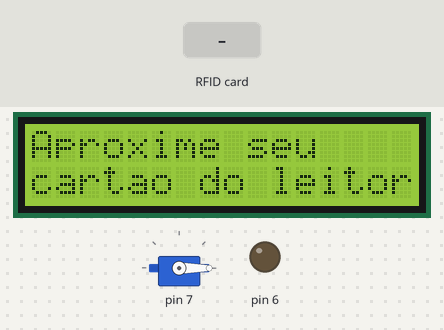
A program run on a simulated Arduino Uno, built with avr-gcc and run on an emulated ATmega328P. On the bench: 16×2 character LCD, servo, output pins drawn as LEDs (lit = HIGH). Inputs (shaded band) come from the test bench. Pins used as bus, display or sensor lines are not drawn; what the program prints to the serial monitor is not drawn.

Above: at 2.3 s.
2.4 s: RFID card 5E 7A 19 C4 held to the reader
At 3.6 s:
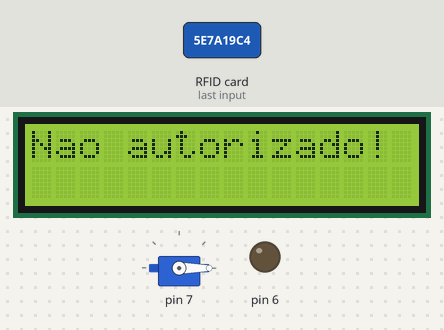
Timing chart, 0 to 5.4 s (numbered marks = the images above; inputs shaded):
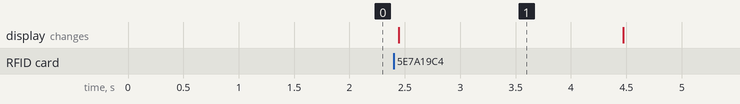

The program:

main.cpp
```cpp
#include <Arduino.h>
#include <SPI.h>
#include "LiquidCrystalDisplay.h"
#include "RFIDPasswordReader.h"
#include "UniquePasswordValidator.h"
#include "ServoReleLock.h"
#include "SecurityManager.h"

LiquidCrystalDisplay display(0x27, 16, 2);
RFIDPasswordReader passwordReader(10, 9);
UniquePasswordValidator uniqueValidator(0x2e53d011);
ServoReleLock servoReleLock(7, 6);
SecurityManager guard;

void setup()
{
    Serial.begin(9600);
    SPI.begin();

    guard.setDisplay(&display);
    guard.setPasswordReader(&passwordReader);
    guard.setLockController(&servoReleLock);
    guard.setPasswordValidator(&uniqueValidator);
}

void loop()
{
    guard.check();
}
```

LiquidCrystalDisplay.cpp
```cpp
#include "LiquidCrystalDisplay.h"

LiquidCrystalDisplay::LiquidCrystalDisplay(uint8_t i2cAddr, int cols, int rows)
    : m_lcd(i2cAddr, cols, rows)
{
}

void LiquidCrystalDisplay::setup()
{
    this->m_lcd.init();
    this->m_lcd.backlight();
}

void LiquidCrystalDisplay::askForPassword()
{
    this->m_lcd.clear();
    this->m_lcd.setCursor(0, 0);
    this->m_lcd.print(F("Aproxime seu"));
    this->m_lcd.setCursor(0, 1);
    this->m_lcd.print(F("cartao do leitor"));
}

void LiquidCrystalDisplay::showPasswordInvalid()
{
    this->m_lcd.clear();
    this->m_lcd.setCursor(0, 0);
    this->m_lcd.print(F("Nao autorizado!"));
}

void LiquidCrystalDisplay::showPasswordValid()
{
    this->m_lcd.clear();
    this->m_lcd.setCursor(0, 0);
    this->m_lcd.print(F("Autorizado!"));
}
```

LiquidCrystalDisplay.h
```cpp
#pragma once

#include <LiquidCrystal_I2C.h>
#include <inttypes.h>
#include "SecurityManager.h"

class LiquidCrystalDisplay : public IDisplay
{
  public:
    LiquidCrystalDisplay(uint8_t i2cAddr, int cols, int rows);
    virtual void setup();
    virtual void askForPassword();
    virtual void showPasswordValid();
    virtual void showPasswordInvalid();

  private:
    LiquidCrystal_I2C m_lcd;
};
```

RFIDPasswordReader.cpp
```cpp
#include "RFIDPasswordReader.h"

RFIDPasswordReader::RFIDPasswordReader(byte ssPort, byte rsPort)
    : m_rfid(ssPort, rsPort)
{
}

void RFIDPasswordReader::setup()
{
    this->m_rfid.PCD_Init();
}

bool RFIDPasswordReader::isValid()
{
    return this->m_rfid.PICC_IsNewCardPresent() && this->m_rfid.PICC_ReadCardSerial();
}

uint32_t RFIDPasswordReader::readPassword()
{
    uint32_t pass = *((uint32_t*) &(this->m_rfid.uid.uidByte));

    Serial.println(String(pass, HEX));

    this->m_rfid.PICC_HaltA();
    this->m_rfid.PCD_StopCrypto1();

    return pass;
}
```

RFIDPasswordReader.h
```cpp
#include "SecurityManager.h"
#include <MFRC522.h>

class RFIDPasswordReader : public IPasswordReader
{
  public:
    RFIDPasswordReader(byte ssPort, byte rsPort);
    virtual void setup();
    virtual bool isValid();
    virtual uint32_t readPassword();

  private:
    MFRC522 m_rfid;
};
```

SecurityManager.cpp
```cpp
#include "SecurityManager.h"

SecurityManager::SecurityManager()
{
}

void SecurityManager::setDisplay(IDisplay *display)
{
    this->m_display = display;
    this->m_display->setup();
    this->m_display->askForPassword();
};

void SecurityManager::setPasswordReader(IPasswordReader *passwordReader)
{
    this->m_passwordReader = passwordReader;
    this->m_passwordReader->setup();
};

void SecurityManager::setLockController(ILockController *lock)
{
    this->m_lock = lock;
    this->m_lock->setup();
    this->m_lock->lock();
}

void SecurityManager::setPasswordValidator(IPasswordValidator *validator)
{
    this->m_passwordValidator = validator;
    this->m_passwordValidator->setup();
}

void SecurityManager::check()
{
    if (!this->m_passwordReader->isValid())
        return;

    uint32_t password = this->m_passwordReader->readPassword();

    if (this->m_passwordValidator->validate(password)) {
        this->m_display->showPasswordValid();
        this->m_lock->unlock();
    } else {
        this->m_display->showPasswordInvalid();
        delay(2000);
    }

    this->m_display->askForPassword();
    this->m_lock->lock();
}
```

SecurityManager.h
```cpp
#pragma once

#include <stdint.h>
#include <Arduino.h>

class IDisplay
{
  public:
    virtual void setup();
    virtual void askForPassword() = 0;
    virtual void showPasswordValid() = 0;
    virtual void showPasswordInvalid() = 0;
};

class IPasswordReader
{
  public:
    virtual void setup();
    virtual bool isValid() = 0;
    virtual uint32_t readPassword() = 0;
};

class ILockController
{
  public:
    virtual void setup();
    virtual void lock() = 0;
    virtual void unlock() = 0;
};

class IPasswordValidator
{
  public:
    virtual void setup();
    virtual bool validate(uint32_t password) = 0;
};

class SecurityManager
{
  public:
    SecurityManager();
    void setDisplay(IDisplay *display);
    void setPasswordReader(IPasswordReader *passwordReader);
    void setLockController(ILockController *lock);
    void setPasswordValidator(IPasswordValidator *validator);
    void check();

  private:
    IDisplay *m_display;
    IPasswordReader *m_passwordReader;
    ILockController *m_lock;
    IPasswordValidator *m_passwordValidator;
};
```

ServoReleLock.cpp
```cpp
#include "ServoReleLock.h"

ServoReleLock::ServoReleLock(uint8_t servoPort, uint8_t relePort)
    : m_servo(), m_relePort(relePort), m_servoPort(servoPort)
{
}

void ServoReleLock::setup()
{
    this->m_servo.attach(this->m_servoPort, 670, 2500);
    pinMode(this->m_relePort, OUTPUT);
    digitalWrite(this->m_relePort, LOW);

    this->lock();
}

void ServoReleLock::lock()
{
    this->m_servo.write(0);
    delay(500);
    digitalWrite(this->m_relePort, LOW);
}

void ServoReleLock::unlock()
{
    delay(500);
    this->m_servo.write(180);
    delay(500);

    digitalWrite(this->m_relePort, HIGH);
    delay(3000);
}
```

ServoReleLock.h
```cpp
#pragma once

#include <Arduino.h>
#include <Servo.h>
#include "SecurityManager.h"

class ServoReleLock : public ILockController
{
  public:
    ServoReleLock(uint8_t servoPort, uint8_t relePort);
    virtual void setup();
    virtual void lock();
    virtual void unlock();

  private:
    Servo m_servo;
    uint8_t m_relePort;
    uint8_t m_servoPort;
};
```

UniquePasswordValidator.cpp
```cpp
#include "UniquePasswordValidator.h"

UniquePasswordValidator::UniquePasswordValidator(uint32_t validPassword)
    : m_uniqueValidPassword(validPassword)
{
}

void UniquePasswordValidator::setup()
{
    //
}

bool UniquePasswordValidator::validate(uint32_t pass)
{
    return pass == this->m_uniqueValidPassword;
}
```

UniquePasswordValidator.h
```cpp
#pragma once
#include "SecurityManager.h"

class UniquePasswordValidator : public IPasswordValidator
{
  public:
    UniquePasswordValidator(uint32_t validPassword);
    virtual void setup();
    virtual bool validate(uint32_t pass);

  private:
    uint32_t m_uniqueValidPassword;
};
```

Measured:
- after the input at 2.4 s, the display: changes at once (image 1)
- what the display in image 1 shows lasts 2.1 s, from 2.4 s to 4.5 s
